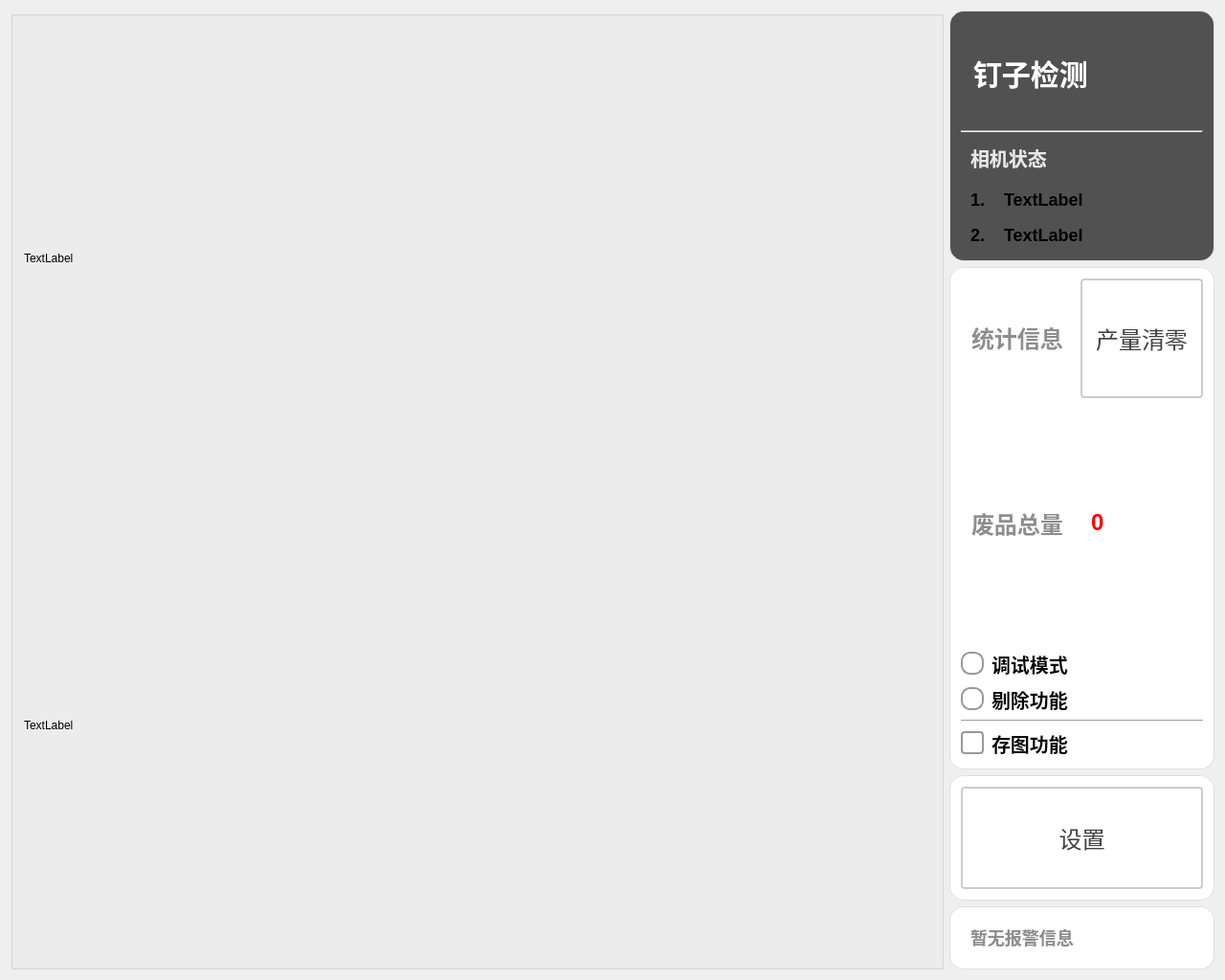
<?xml version="1.0" encoding="UTF-8"?>
<ui version="4.0">
 <class>MaiLiDingZiClass</class>
 <widget class="QMainWindow" name="MaiLiDingZiClass">
  <property name="geometry">
   <rect>
    <x>0</x>
    <y>0</y>
    <width>1280</width>
    <height>1024</height>
   </rect>
  </property>
  <property name="windowTitle">
   <string>MaiLiDingZi</string>
  </property>
  <widget class="QWidget" name="centralWidget">
   <layout class="QGridLayout" name="gridLayout_2">
    <item row="0" column="0">
     <layout class="QHBoxLayout" name="horizontalLayout_5" stretch="5,1">
      <item>
       <widget class="QGroupBox" name="gBoix_ImageDisplay">
        <property name="title">
         <string/>
        </property>
        <layout class="QGridLayout" name="gridLayout">
         <item row="0" column="0">
          <layout class="QVBoxLayout" name="verticalLayout_2" stretch="3,3">
           <item>
            <widget class="QLabel" name="label_imgDisplay_1">
             <property name="sizePolicy">
              <sizepolicy hsizetype="Expanding" vsizetype="Expanding">
               <horstretch>0</horstretch>
               <verstretch>0</verstretch>
              </sizepolicy>
             </property>
             <property name="maximumSize">
              <size>
               <width>999</width>
               <height>999</height>
              </size>
             </property>
             <property name="text">
              <string>TextLabel</string>
             </property>
            </widget>
           </item>
           <item>
            <widget class="QLabel" name="label_imgDisplay_2">
             <property name="sizePolicy">
              <sizepolicy hsizetype="Expanding" vsizetype="Expanding">
               <horstretch>0</horstretch>
               <verstretch>0</verstretch>
              </sizepolicy>
             </property>
             <property name="maximumSize">
              <size>
               <width>999</width>
               <height>999</height>
              </size>
             </property>
             <property name="text">
              <string>TextLabel</string>
             </property>
            </widget>
           </item>
          </layout>
         </item>
        </layout>
       </widget>
      </item>
      <item>
       <layout class="QVBoxLayout" name="vLayout_SideBar" stretch="8,16,4,2">
        <item>
         <widget class="QGroupBox" name="groupBox_head">
          <property name="styleSheet">
           <string notr="true">QGroupBox {
    font-size: 20px;
    font-weight: bold;
    background-color: rgb(81, 81, 81);
    border: 1px solid #e0e0e0;
    border-radius: 2px;
	border-radius: 15px
}

QGroupBox::title {
    subcontrol-origin: margin;
    left: 10px;
    padding: 0 5px;
    color: #2c3e50;
}</string>
          </property>
          <property name="title">
           <string/>
          </property>
          <layout class="QGridLayout" name="gridLayout_3">
           <item row="0" column="0">
            <layout class="QVBoxLayout" name="verticalLayout_5" stretch="1,1,1">
             <item>
              <layout class="QHBoxLayout" name="hLayout_title" stretch="3,2">
               <item>
                <widget class="QLabel" name="label_title">
                 <property name="sizePolicy">
                  <sizepolicy hsizetype="Expanding" vsizetype="Expanding">
                   <horstretch>0</horstretch>
                   <verstretch>0</verstretch>
                  </sizepolicy>
                 </property>
                 <property name="styleSheet">
                  <string notr="true">QLabel {
       font-size: 30px;        
       font-weight: bold;        
       color: rgb(255, 255, 255);         
       padding: 5px 5px;     
       border-bottom: 2px solid #cccccc; 
    }</string>
                 </property>
                 <property name="text">
                  <string>钉子检测</string>
                 </property>
                </widget>
               </item>
               <item>
                <widget class="QPushButton" name="pbtn_exit">
                 <property name="sizePolicy">
                  <sizepolicy hsizetype="Expanding" vsizetype="Expanding">
                   <horstretch>0</horstretch>
                   <verstretch>0</verstretch>
                  </sizepolicy>
                 </property>
                 <property name="styleSheet">
                  <string notr="true">QPushButton {
    color: white;
    border: none;
    border-radius: 5px;
    font-size: 14px;
    qproperty-icon: url(:/icons/closeBlack.png);  
    qproperty-iconSize: 50px 50px;
}

QPushButton:hover {
    background-color: #ff6666;
}

QPushButton:pressed {
    background-color: #cc0000;
}</string>
                 </property>
                 <property name="text">
                  <string/>
                 </property>
                 <property name="shortcut">
                  <string notr="true"/>
                 </property>
                </widget>
               </item>
              </layout>
             </item>
             <item>
              <widget class="Line" name="line_2">
               <property name="styleSheet">
                <string notr="true">QLine {
       color: rgb(194, 194, 194);       
    }</string>
               </property>
               <property name="orientation">
                <enum>Qt::Orientation::Horizontal</enum>
               </property>
              </widget>
             </item>
             <item>
              <layout class="QHBoxLayout" name="horizontalLayout_2" stretch="1">
               <item>
                <layout class="QVBoxLayout" name="verticalLayout_3" stretch="1,1,1">
                 <item>
                  <widget class="QLabel" name="label_cameraStateTitle">
                   <property name="styleSheet">
                    <string notr="true">QLabel {
       font-size: 20px;        
       font-weight: bold;        
       color: rgb(232, 232, 232);         
       padding: 5px 5px;     
       border-bottom: 2px solid #cccccc; 
    }</string>
                   </property>
                   <property name="text">
                    <string>相机状态</string>
                   </property>
                  </widget>
                 </item>
                 <item>
                  <layout class="QGridLayout" name="gLayout_cameraStates" columnminimumwidth="1,9">
                   <property name="spacing">
                    <number>0</number>
                   </property>
                   <item row="0" column="1">
                    <widget class="QLabel" name="label_camera1State">
                     <property name="sizePolicy">
                      <sizepolicy hsizetype="Preferred" vsizetype="Preferred">
                       <horstretch>0</horstretch>
                       <verstretch>0</verstretch>
                      </sizepolicy>
                     </property>
                     <property name="styleSheet">
                      <string notr="true">QLabel {
       font-size: 18px;        
       font-weight: bold;        
		padding: 5px 5px;  
    }</string>
                     </property>
                     <property name="text">
                      <string>TextLabel</string>
                     </property>
                    </widget>
                   </item>
                   <item row="0" column="0">
                    <widget class="QLabel" name="label">
                     <property name="sizePolicy">
                      <sizepolicy hsizetype="Fixed" vsizetype="Fixed">
                       <horstretch>0</horstretch>
                       <verstretch>0</verstretch>
                      </sizepolicy>
                     </property>
                     <property name="styleSheet">
                      <string notr="true">QLabel {
       font-size: 18px;        
       font-weight: bold;        
		padding: 5px 5px;  
    }</string>
                     </property>
                     <property name="text">
                      <string>1.</string>
                     </property>
                    </widget>
                   </item>
                  </layout>
                 </item>
                 <item>
                  <layout class="QGridLayout" name="gLayout_cameraStates_2" columnminimumwidth="1,9">
                   <property name="spacing">
                    <number>0</number>
                   </property>
                   <item row="0" column="1">
                    <widget class="QLabel" name="label_camera2State">
                     <property name="styleSheet">
                      <string notr="true">QLabel {
       font-size: 18px;        
       font-weight: bold;        
		padding: 5px 5px;  
    }</string>
                     </property>
                     <property name="text">
                      <string>TextLabel</string>
                     </property>
                    </widget>
                   </item>
                   <item row="0" column="0">
                    <widget class="QLabel" name="label_2">
                     <property name="sizePolicy">
                      <sizepolicy hsizetype="Fixed" vsizetype="Fixed">
                       <horstretch>0</horstretch>
                       <verstretch>0</verstretch>
                      </sizepolicy>
                     </property>
                     <property name="styleSheet">
                      <string notr="true">QLabel {
       font-size: 18px;        
       font-weight: bold;        
		padding: 5px 5px;  
    }</string>
                     </property>
                     <property name="text">
                      <string>2.</string>
                     </property>
                    </widget>
                   </item>
                  </layout>
                 </item>
                </layout>
               </item>
              </layout>
             </item>
            </layout>
           </item>
          </layout>
         </widget>
        </item>
        <item>
         <widget class="QGroupBox" name="gBox_infor">
          <property name="styleSheet">
           <string notr="true">QGroupBox {
    font-size: 20px;
    font-weight: bold;
    background-color: rgb(255, 255, 255);
    border: 1px solid #e0e0e0;
    border-radius: 2px;
	border-radius: 15px
}

QGroupBox::title {
    subcontrol-origin: margin;
    left: 10px;
    padding: 0 5px;
    color: #2c3e50;
}</string>
          </property>
          <property name="title">
           <string/>
          </property>
          <layout class="QVBoxLayout" name="verticalLayout" stretch="1,2,2,1,1,1">
           <item>
            <layout class="QHBoxLayout" name="hLayout_info" stretch="1,1">
             <item>
              <widget class="QLabel" name="label_info">
               <property name="styleSheet">
                <string notr="true">QLabel {
       font-size: 24px;        
       font-weight: bold;        
       color:  rgb(141, 141, 141);       
       padding: 5px 5px;     
       border-bottom: 2px solid #cccccc; 
    }</string>
               </property>
               <property name="text">
                <string>统计信息</string>
               </property>
               <property name="alignment">
                <set>Qt::AlignmentFlag::AlignLeading|Qt::AlignmentFlag::AlignLeft|Qt::AlignmentFlag::AlignVCenter</set>
               </property>
              </widget>
             </item>
             <item>
              <widget class="QPushButton" name="pbtn_resetProduct">
               <property name="sizePolicy">
                <sizepolicy hsizetype="Expanding" vsizetype="Expanding">
                 <horstretch>0</horstretch>
                 <verstretch>0</verstretch>
                </sizepolicy>
               </property>
               <property name="styleSheet">
                <string notr="true">QPushButton {
    padding: 6px 14px;
    border: 2px solid #CCC;
    border-radius: 4px;
    background-color: white;
    color: #444;
    font-size: 24px; 
}

QPushButton:hover {
    border-color: #999;
    background-color: #F5F5F5;
}

QPushButton:pressed {
    border-color: #777;
    background-color: #EEE;
}</string>
               </property>
               <property name="text">
                <string>产量清零</string>
               </property>
              </widget>
             </item>
            </layout>
           </item>
           <item>
            <layout class="QHBoxLayout" name="hLayout_wasteProducts" stretch="1,2">
             <item>
              <widget class="QLabel" name="label_wasteProducts">
               <property name="styleSheet">
                <string notr="true">QLabel {
       font-size: 24px;        
       font-weight: bold;        
       color:  rgb(141, 141, 141);       
       padding: 5px 5px;     
       border-bottom: 2px solid #cccccc; 
    }</string>
               </property>
               <property name="text">
                <string>废品总量</string>
               </property>
               <property name="alignment">
                <set>Qt::AlignmentFlag::AlignLeading|Qt::AlignmentFlag::AlignLeft|Qt::AlignmentFlag::AlignVCenter</set>
               </property>
              </widget>
             </item>
             <item>
              <widget class="QLabel" name="label_wasteProductsValue">
               <property name="styleSheet">
                <string notr="true">QLabel {
       font-size: 24px;        
       font-weight: bold;        
       color:   rgb(255, 0, 0);      
       padding: 5px 5px;     
       border-bottom: 2px solid #cccccc; 
    }</string>
               </property>
               <property name="text">
                <string>0</string>
               </property>
              </widget>
             </item>
            </layout>
           </item>
           <item>
            <layout class="QHBoxLayout" name="horizontalLayout_4">
             <item>
              <widget class="QRadioButton" name="rbtn_debug">
               <property name="styleSheet">
                <string notr="true">QRadioButton {
    spacing: 8px;
    font-size: 20px;
    color: #333;
    font-weight: bold;        
    color:  rgb(0, 0, 0);       

}

/* 未选中状态 */
QRadioButton::indicator {
    width: 20px;
    height: 20px;
    border-radius: 10px;
    border: 2px solid #999;
    background: #ffffff;
}

/* 悬停效果 */
QRadioButton::indicator:hover {
    border: 2px solid #666;
}

/* 选中状态 */
QRadioButton::indicator:checked {
    border: 2px solid #2196F3;
}

/* 选中时的内圆 */
QRadioButton::indicator:checked {
    background-color: qradialgradient(
        cx:0.5, cy:0.5,
        radius:0.4,
        fx:0.5, fy:0.5,
        stop:0 #2196F3,
        stop:1 transparent
    );
}

/* 禁用状态 */
QRadioButton::indicator:disabled {
    border: 2px solid #ccc;
    background: #eee;
}

/* 点击动画效果 */
QRadioButton::indicator:pressed {
    border: 2px solid #1565C0;
    background-color: qradialgradient(
        cx:0.5, cy:0.5,
        radius:0.5,
        fx:0.5, fy:0.5,
        stop:0 #BBDEFB,
        stop:1 transparent
    );
}</string>
               </property>
               <property name="text">
                <string>调试模式</string>
               </property>
              </widget>
             </item>
            </layout>
           </item>
           <item>
            <layout class="QHBoxLayout" name="hLayout_remove">
             <item>
              <widget class="QRadioButton" name="rbtn_removeFunc">
               <property name="styleSheet">
                <string notr="true">QRadioButton {
    spacing: 8px;
    font-size: 20px;
    color: #333;
    font-weight: bold;        
    color:  rgb(0, 0, 0);       

}

/* 未选中状态 */
QRadioButton::indicator {
    width: 20px;
    height: 20px;
    border-radius: 10px;
    border: 2px solid #999;
    background: #ffffff;
}

/* 悬停效果 */
QRadioButton::indicator:hover {
    border: 2px solid #666;
}

/* 选中状态 */
QRadioButton::indicator:checked {
    border: 2px solid #2196F3;
}

/* 选中时的内圆 */
QRadioButton::indicator:checked {
    background-color: qradialgradient(
        cx:0.5, cy:0.5,
        radius:0.4,
        fx:0.5, fy:0.5,
        stop:0 #2196F3,
        stop:1 transparent
    );
}

/* 禁用状态 */
QRadioButton::indicator:disabled {
    border: 2px solid #ccc;
    background: #eee;
}

/* 选中时的文字颜色 */
QRadioButton:checked {
    color: #2196F3;
    font-weight: 500;
}

/* 点击动画效果 */
QRadioButton::indicator:pressed {
    border: 2px solid #1565C0;
    background-color: qradialgradient(
        cx:0.5, cy:0.5,
        radius:0.5,
        fx:0.5, fy:0.5,
        stop:0 #BBDEFB,
        stop:1 transparent
    );
}</string>
               </property>
               <property name="text">
                <string>剔除功能</string>
               </property>
              </widget>
             </item>
            </layout>
           </item>
           <item>
            <widget class="Line" name="line">
             <property name="orientation">
              <enum>Qt::Orientation::Horizontal</enum>
             </property>
            </widget>
           </item>
           <item>
            <widget class="QCheckBox" name="ckb_saveImg">
             <property name="styleSheet">
              <string notr="true">QCheckBox {
    spacing: 8px;
    font-size: 20px;
    font-weight: bold;
    color: rgb(0, 0, 0);
}

/* 未选中状态 */
QCheckBox::indicator {
    width: 20px;
    height: 20px;
    border: 2px solid #999;
    border-radius: 4px;      /* 方形圆角，可改成 10px 做更圆润风格 */
    background: #ffffff;
}

/* 悬停效果 */
QCheckBox::indicator:hover {
    border: 2px solid #666;
}

/* 按下效果 */
QCheckBox::indicator:pressed {
    border: 2px solid #1565C0;
    background-color: #E3F2FD;
}

/* 选中状态 */
QCheckBox::indicator:checked {
    border: 2px solid #2196F3;
    background-color: #2196F3;
    image: none; /* 不使用默认勾选图 */
}

/* 选中时绘制“勾”效果（用渐变模拟） */
QCheckBox::indicator:checked {
    background-color: qlineargradient(
        x1:0, y1:0, x2:1, y2:1,
        stop:0 #2196F3,
        stop:1 #1E88E5
    );
}

/* 半选状态（例如父子联动时） */
QCheckBox::indicator:indeterminate {
    border: 2px solid #2196F3;
    background-color: #BBDEFB;
}

/* 禁用状态 */
QCheckBox::indicator:disabled {
    border: 2px solid #ccc;
    background: #eee;
}

QCheckBox:disabled {
    color: #999;
}

/* 选中时文字 */
QCheckBox:checked {
    color: #2196F3;
    font-weight: 500;
}</string>
             </property>
             <property name="text">
              <string>存图功能</string>
             </property>
            </widget>
           </item>
          </layout>
         </widget>
        </item>
        <item>
         <widget class="QGroupBox" name="gBox_set">
          <property name="styleSheet">
           <string notr="true">QGroupBox {
    font-size: 20px;
    font-weight: bold;
    background-color: rgb(255, 255, 255);
    border: 1px solid #e0e0e0;
    border-radius: 2px;
	border-radius: 15px
}

QGroupBox::title {
    subcontrol-origin: margin;
    left: 10px;
    padding: 0 5px;
    color: #2c3e50;
}</string>
          </property>
          <property name="title">
           <string/>
          </property>
          <layout class="QHBoxLayout" name="horizontalLayout_3">
           <item>
            <widget class="QPushButton" name="pbtn_set">
             <property name="sizePolicy">
              <sizepolicy hsizetype="Expanding" vsizetype="Expanding">
               <horstretch>0</horstretch>
               <verstretch>0</verstretch>
              </sizepolicy>
             </property>
             <property name="styleSheet">
              <string notr="true">QPushButton {
    padding: 6px 14px;
    border: 2px solid #CCC;
    border-radius: 4px;
    background-color: white;
    color: #444;
    font-size: 24px; 
}

QPushButton:hover {
    border-color: #999;
    background-color: #F5F5F5;
}

QPushButton:pressed {
    border-color: #777;
    background-color: #EEE;
}</string>
             </property>
             <property name="text">
              <string>设置</string>
             </property>
            </widget>
           </item>
          </layout>
         </widget>
        </item>
        <item>
         <widget class="QGroupBox" name="gBox_companyInfo">
          <property name="styleSheet">
           <string notr="true">QGroupBox {
    font-size: 20px;
    font-weight: bold;
    background-color: rgb(255, 255, 255);
    border: 1px solid #e0e0e0;
    border-radius: 2px;
	border-radius: 15px
}

QGroupBox::title {
    subcontrol-origin: margin;
    left: 10px;
    padding: 0 5px;
    color: #2c3e50;
}</string>
          </property>
          <property name="title">
           <string/>
          </property>
          <layout class="QHBoxLayout" name="horizontalLayout">
           <item>
            <widget class="QLabel" name="label_companyInfo">
             <property name="styleSheet">
              <string notr="true">QLabel {
       font-size: 18px;        
       font-weight: bold;        
       color:  rgb(141, 141, 141);       
       padding: 5px 5px;     
       border-bottom: 2px solid #cccccc; 
    }</string>
             </property>
             <property name="text">
              <string>暂无报警信息</string>
             </property>
            </widget>
           </item>
          </layout>
         </widget>
        </item>
       </layout>
      </item>
     </layout>
    </item>
   </layout>
  </widget>
 </widget>
 <layoutdefault spacing="6" margin="11"/>
 <resources/>
 <connections/>
</ui>
